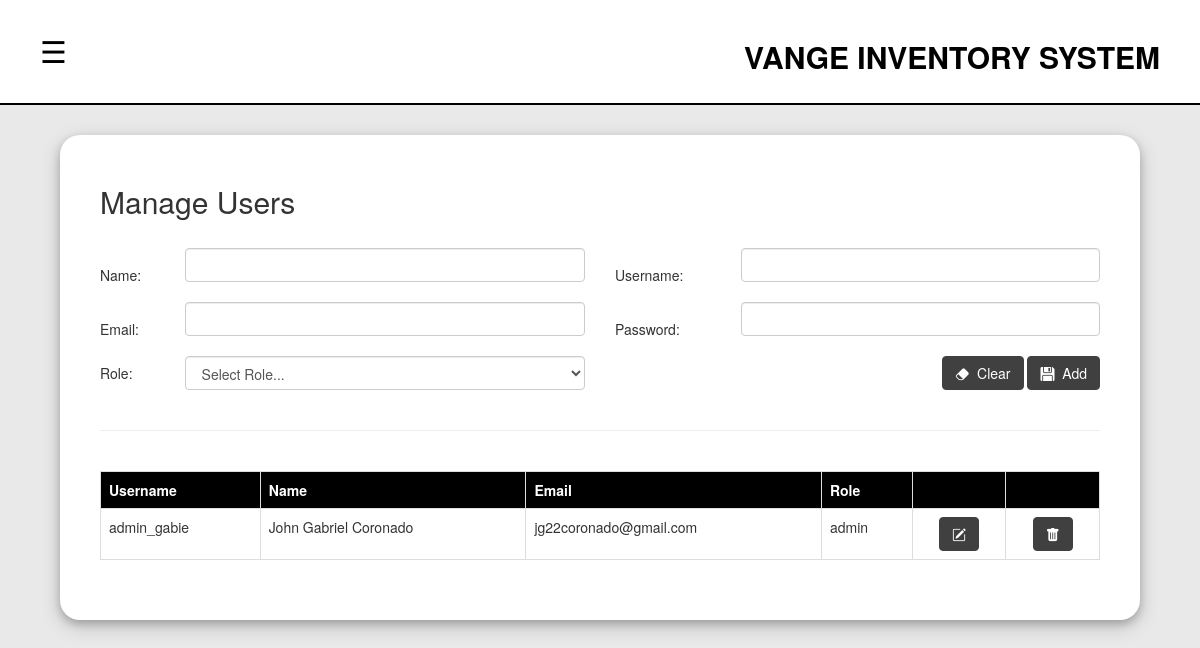
The page /users.php (signed in) on the database its author committed.
### tables this page shows
CREATE TABLE `users` (
  `id` int(11) NOT NULL,
  `username` varchar(50) NOT NULL,
  `password` varchar(255) NOT NULL,
  `role` enum('admin','manager','staff') NOT NULL,
  `name` varchar(100) DEFAULT NULL,
  `email` varchar(100) DEFAULT NULL
);

### users.php (the view, shortened to what this page needs)
<?php
    include("navbar.php");
    $name="";
    $email="";
    $username="";
    $password="";
?>
<!DOCTYPE html>
<html lang="en">
<head>
</head>
<body>
    <div class="content_container">
        <h2>Manage Users</h2><br>
        <form action="users.php" method="POST">
        <div class="row">
            <div class="col-lg-6">
                <table width="100%">
                    <tr>
                        <td>Name: <br></td>
                        <td><input type="text" name="txt_name" id="txt_name" class="txt_input form-control" value='<?php echo $name;?>'><br></td>
                    </tr>
                    <tr>
                        <td>Email: <br></td>
                        <td><input type="text" name="txt_email" id="txt_email" class="txt_input form-control" value='<?php echo $email;?>'><br></td>
                    </tr>
                    <tr>
                        <td>Role: <br></td>
                        <td><select name="slct_role" id="slct_role" class="txt_input form-control">
                            <option value="">Select Role...</option>
                        </select></td>
                    </tr>
                </table>
            </div>
            <div class="col-lg-6">
                <table width="100%">
                    <tr>
                        <td>Username: <br></td>
                        <td><input type="text" name="txt_username" id="txt_username" class="txt_input form-control" value='<?php echo $username;?>'><br></td>
                    </tr>
                    <tr>
                        <td>Password: <br></td>
                        <td><input type="password" name="txt_password" id="txt_password" class="txt_input form-control" value='<?php echo $password;?>'><br></td>
                    </tr>
                    <tr>
                        <td colspan="2" style="text-align: right">
                        <?php
                            if(isset($_GET["edit_user_id"])){
                                echo "
                                <input type='hidden' name='txt_user_id' value='$_GET[edit_user_id]'>
                                <button type='button' class='btn btn-danger' id='btn_cancel'><i class='bi bi-x-lg'></i> &nbsp;Cancel</button>
                                <button type='submit' class='btn btn-success'><i class='bi bi-floppy-fill'></i> &nbsp;Update</button>
                                ";
                            }else{
                                echo "
                                <button type='button' class='btn btn-danger btn_clear'> <i class='bi bi-eraser-fill'></i> &nbsp;Clear</button>
                                <button type='submit' class='btn btn-success'><i class='bi bi-floppy-fill'></i> &nbsp;Add</button>
                                ";
                            }
                        ?>
                        </td>
                    </tr>
                </table>
            </div>
        </div>
        </form>
        <br><hr><br>
        <div class="record_table">
        <table class="table table-bordered" width="100%">
            <tr>
                <th>Username</th>
                <th>Name</th>
                <th>Email</th>
                <th>Role</th>
                <th></th>
                <th></th>
            </tr>
            <?php
                $result=$conn->query("select * from users");
                while($row=$result->fetch_assoc()){
                    echo "<tr>
                        <td>$row[username]</td>
                        <td>$row[name]</td>
                        <td>$row[email]</td>
                        <td>$row[role]</td>
                        <td><center><button type='button' class='btn btn-warning btn_edit' user_id='$row[id]'><i class='bi bi-pencil-square'></i></button></center></td>
                        <td><center><button type='button' class='btn btn-danger btn_del' user_id='$row[id]'><i class='bi bi-trash-fill'></i></button></center></td>
                    </tr>";
                }
            ?>
        </table>
        </div>
    </div>
</body>
</html>

### style.css (style rules this page uses)
body { overflow-x: hidden; background-color: rgb(233, 233, 233); }
.table-bordered tr th { background-color: black; color: white; }
.content_container { padding: 40px; padding-top: 30px; width: 100%; box-shadow: 0 4px 8px 0 rgba(0, 0, 0, 0.2), 0 6px 20px 0 rgba(0, 0, 0, 0.19); width: 90%; margin: 0 auto; margin-top: 30px; margin-bottom: 30px; border-radius: 20px; background-color: white; }
.all_products, .record_table { overflow-x: auto; }
.btn { background-color: rgb(64, 64, 64); border-color: rgb(64, 64, 64); color: white; transition: 0.5s ease }

### rows shown on the page
users: username "admin_gabie", name "John Gabriel Coronado", email "jg22coronado@gmail.com", role "admin"
